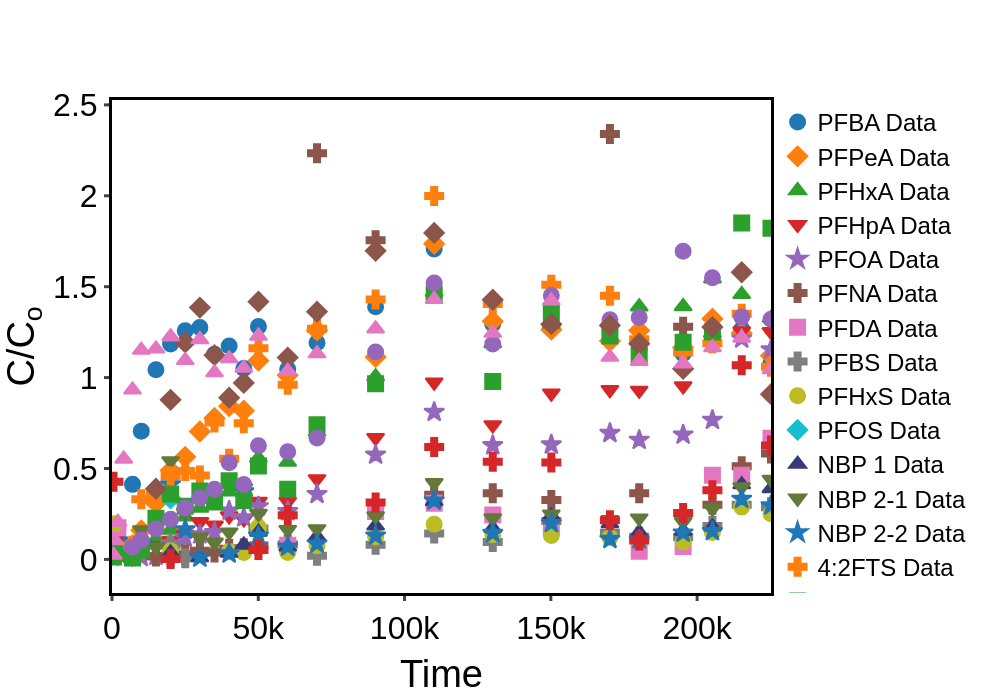

The notebook cell this image was saved under:
### Code cell
import reactormodels
from reactormodels.postprocess import plot_breakthrough_and_model, plot_breakthrough

import numpy as np
import copy

data = np.genfromtxt("experimental_data/in/exp31.txt", delimiter="\t")
species_list = np.genfromtxt(
    "experimental_data/in/exp31.txt", delimiter="\t", dtype=str, max_rows=1
)[1:]
species_list = np.char.strip(species_list)
idx = species_list.tolist().index("PMPA")
influent_data = data[1:3, 1:]
effluent_data = data[3:, 1:]
effluent_data[1, idx] = np.nan
bed_volumes = data[3:, 0]

# particle
particle_porosity = 0.5
particle_density = 600  # g/L
particle_diameter = 0.007 * 2  # cm

# column
length = 1.5  # cm
diameter = 0.318  # cm
porosity = 0.38
bulk_density = 399.8  # g/L
flow_rate = 7.14 / 60  # cm3/s

media = reactormodels.Media(
    particle_porosity=particle_porosity,
    particle_diameter=particle_diameter,
    particle_density=particle_density,
)

column = reactormodels.Column(
    length=length,
    porosity=porosity,
    diameter=diameter,
    bulk_density=bulk_density,
    media=media,
    water=reactormodels.Water(),
)

breakthroughs = []
for i in range(len(species_list)):
    chemical = reactormodels.Chemical(name=species_list[i])
    raw = reactormodels.Breakthrough(
        column=column,
        chemical=chemical,
        feed_concentrations=influent_data[:, i],
        flow_rate=flow_rate,
        bed_volumes=bed_volumes,
        effluent_concentrations=effluent_data[:, i],
    )
    breakthroughs.append(raw)

plot_breakthrough(
    breakthroughs, species_list, save_path=f"experimental_data/out/exp31.png"
)
